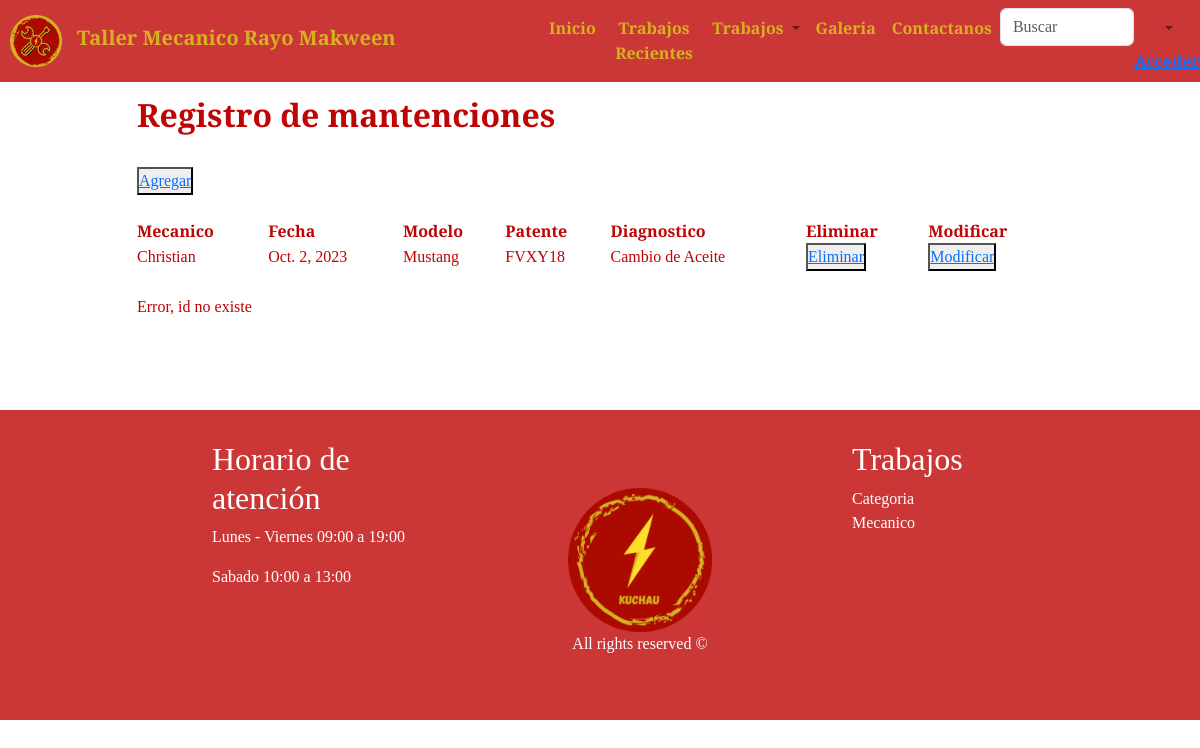
Screenshot of /taller/atencionEdit/crud_atencion with the database file from the repository.
### taller/models.py (models this page shows)
class Atencion(models.Model):
    id_atencion     = models.AutoField(primary_key=True, db_column='idAtencion')
    mecanico        = models.ForeignKey('Mecanico',on_delete=models.CASCADE, db_column='rut')
    fecha_atencion  = models.DateField(blank=False, null=False)
    modelo          = models.CharField(max_length=20)
    patente         = models.CharField(max_length=20)
    diagnostico     = models.CharField(max_length=100)
    id_mantencion   = models.ForeignKey('Mantencion', on_delete=models.CASCADE, db_column='idMantencion')
    cantidad        = models.CharField(max_length=20)
    valor           = models.CharField(max_length=20)

class Mecanico(models.Model):
    rut              = models.CharField(db_column='rut', primary_key=True,max_length=10)
    nombre           = models.CharField(max_length=20)
    apellido_paterno = models.CharField(max_length=20)
    apellido_materno = models.CharField(max_length=20)
    fecha_nacimiento = models.DateField(blank=False, null=False)
    id_genero        = models.ForeignKey('Genero',on_delete=models.CASCADE, db_column='idGenero')
    telefono         = models.CharField(max_length=45)
    email            = models.EmailField(unique=True, max_length=100, blank=True, null=True)
    direccion        = models.CharField(max_length=50, blank=True, null=True)

### taller/views.py (the view)
# urls.py: path('atencionEdit/<str:pk>', views.atencionEdit, name='atencionEdit'),
def atencionEdit(request,pk):
    try:
        atencion=Atencion.objects.get(id_atencion=pk)
        context={}
        if atencion:
            print("Edit encontró la atencion")
            if request.method == "POST":
                print("Edit, es un post")
                form=AtencionForm(request.POST,instance=atencion)
                form.save()
                mensaje="Datos actualizados"
                print(mensaje)
                context={'atencion':atencion,'form':form,'mensaje':mensaje}
                return render(request,'taller/atencion_edit.html',context)
            else:
                print("Edit, no es un post")
                form=AtencionForm(instance=atencion)
                mensaje=""
                context={'atencion':atencion,'form':form,'mensaje':mensaje}
                return render(request,'taller/atencion_edit.html',context)
    except:
        print("Error, id no existe")
        atenciones=Atencion.objects.all()
        mensaje="Error, id no existe"
        context={'mensaje':mensaje,'atenciones':atenciones}
        return render(request,'taller/atencion_list.html',context)

### taller/templates/taller/atencion_list.html (shortened to what this page needs)
{% load static %}
<!DOCTYPE html>
<html lang="en">
<head>
    <link rel="stylesheet" href="https://stackpath.bootstrapcdn.com/bootstrap/4.1.3/css/bootstrap.min.css"
>
    <link rel="stylesheet" href="{% static 'img/iconos/css/fontello.css' %}">
    <link rel="stylesheet" href="{% static 'ext/bootstrap/css/bootstrap.min.css' %}">
    <link rel="stylesheet" href="{% static 'css/keyframes.css' %}">
    <link rel="stylesheet" href="{% static 'css/banner.css' %}">
    <link rel="stylesheet" href="{% static 'css/style.css' %}">
</head>
<body>
    <header>
        <nav class="my_navbar navbar navbar-expand-lg navbar-light bg-light fixed-top">
          <a class="navbar-brand pad_l" href="index"> <img  style="max-width: 10%;" src="{% static 'img/Llave.png' %}" class="img-fluid" alt="Logo" width="20%">
          <b class="color_nav">&nbsp Taller Mecanico Rayo Makween</b></a>
          <div class="collapse navbar-collapse" id="navbarSupportedContent">
            <ul class="navbar-nav mr-auto">
              <li class="nav-item active">
                <a class="nav-link" href="index"><b class="color_nav">Inicio</b><span class="sr-only">(current)</span></a>
              </li>
              <li class="nav-item">
                <a class="nav-link" href="trabajosrecientes"><b class="color_nav">Trabajos Recientes</b></a>
              </li>
              <li class="nav-item dropdown">
                <a class="nav-link dropdown-toggle" href="#" id="navbarDropdown" role="button" data-toggle="dropdown"
                  aria-haspopup="true" aria-expanded="false">
                  <b class="color_nav">Trabajos</b>
                </a>
              </li>
              <li class="nav-item">
                <a class="nav-link" href="galeria"><b class="color_nav">Galeria</b></a>
              </li>
              <li>
              <li class="nav-item">
                <a class="nav-link" href="contactanos"><b class="color_nav">Contactanos</b></a>
              </li>
              <li>
                  <input class="form-control" type="search" placeholder="Buscar">
              </li>
              <li class="nav-item dropdown">
                <a class="nav-link dropdown-toggle" href="#" id="navbarDropdown" role="button" data-toggle="dropdown"
                  aria-haspopup="true" aria-expanded="false">
                  <b class="color_nav">{% if user.is_authenticated %}
                                        Bienvenido: {{user.username}}!
                                        {% else %}
                                        <a href="http://127.0.0.1:8000/accounts/login"><b>Acceder</b></a>
                                       {% endif %}
                  </b>
                </a>
              </li>
            </ul>
          </div>
        </nav>
      </header>
    <section>
        <div class="container">
            <div class="row color_cont">
                <div class="col-md-1"></div>
                <div class="col-md-10" style="padding-bottom: 2%;">
                    <br><br><br><br>
                    <div class="row text-left">
                        <h2><b> Registro de mantenciones</b></h2>
                    </div>
                    <div class="list-group">
                        <br>
                        <button type="button" style="width: fit-content;">
                            <a href="{% url 'atencionAdd' %}">Agregar</a>
                        </button><br>
                        <table>
                            {% if atenciones %}
                                <th>Mecanico</th>
                                <th>Fecha</th>
                                <th>Modelo</th>
                                <th>Patente</th>
                                <th>Diagnostico</th>
                                <th>Eliminar</th>
                                <th>Modificar</th>
                                {% for x in atenciones %}
                                    <tr>
                                        <td>{{ x.mecanico.nombre }}</td>
                                        <td>{{ x.fecha_atencion }}</td>
                                        <td>{{ x.modelo }}</td>
                                        <td>{{ x.patente }}</td>
                                        <td>{{ x.diagnostico }}</td>
                                        <td><button type="button">
                                            <a href="{% url 'atencionDel' pk=x.id_atencion %}">Eliminar</a>
                                        </button></td>
                                        <td><button type="button">
                                            <a href="{% url 'atencionEdit' pk=x.id_atencion %}">Modificar</a>
                                        </button></td>
                                    </tr>
                                {% endfor %}
                            {% endif %}
                        </table><br>
                        <div id="idMensajes">
                            {% if mensaje %}
                            {{mensaje}}
                            {% endif %}
                        </div><br><br>
                    </div>
                </div>
                <div class="col-md-1"></div>
            </div>
        </div>
    </section>
    <footer>
        <div class="cont_footer">
            <div class="container">
                <div class="row">
                    <div class="col-md-1"></div>
                    <div class="col-md-3">
                        <h2>Horario de atención</h2>
                        <p>Lunes - Viernes 09:00 a 19:00</p>
                        <p>Sabado 10:00 a 13:00</p>
                    </div>
                    <div class="col-md-1"></div>
                    <div class="col-md-3 cont_img_footer">
                        <img src="{% static 'img/Footer.png' %}" class="img-fluid" alt="Footer" width="auto">
                        <p> All rights reserved ©</p>
                    </div>
                    <div class="col-md-1"></div>
                    <div class="col-md-3">
                        <h2>Trabajos</h2>
                        <a href="categoria">Categoria</a>
                        <a href="mecanico">Mecanico</a>
                    </div>
                </div>
            </div>
        </div>
    </footer>
</body>
</html>

### taller/static/css/banner.css (style rules this page uses)
.pad_l { padding-left: 10px; }

### taller/static/css/style.css (style rules this page uses)
* { margin: 0%; padding: 0; box-sizing: border-box; }
body { font-family: 'Cormorant Garamond', serif; }
.my_navbar { background-color: rgba(190, 4, 4, 0.8) !important; }
.my_navbar div, .my_navbar ul { background-color: transparent !important; text-align: center; }
.form-control { align-items: center; }
.color_nav { color: #D6B221; }
.color_cont { color: rgba(190, 4, 4); }
.cont_footer { background-color: rgba(190, 4, 4, 0.8); padding: 10%; padding-bottom: 0; padding-top: 30px; color: white; margin-top: 20px; text-align: left; }
.cont_footer a { color: white; text-decoration: none; display: block; padding-bottom: 0; text-align: left; }
.cont_img_footer { padding: 5%; float: center; max-width: 30%; text-align: center; }

### rows the page displays
Atencion: mecanico.nombre "Christian", fecha_atencion "Oct. 2, 2023", modelo "Mustang", patente "FVXY18", diagnostico "Cambio de Aceite"

### other values shown
{{ mensaje }} "Error, id no existe"
